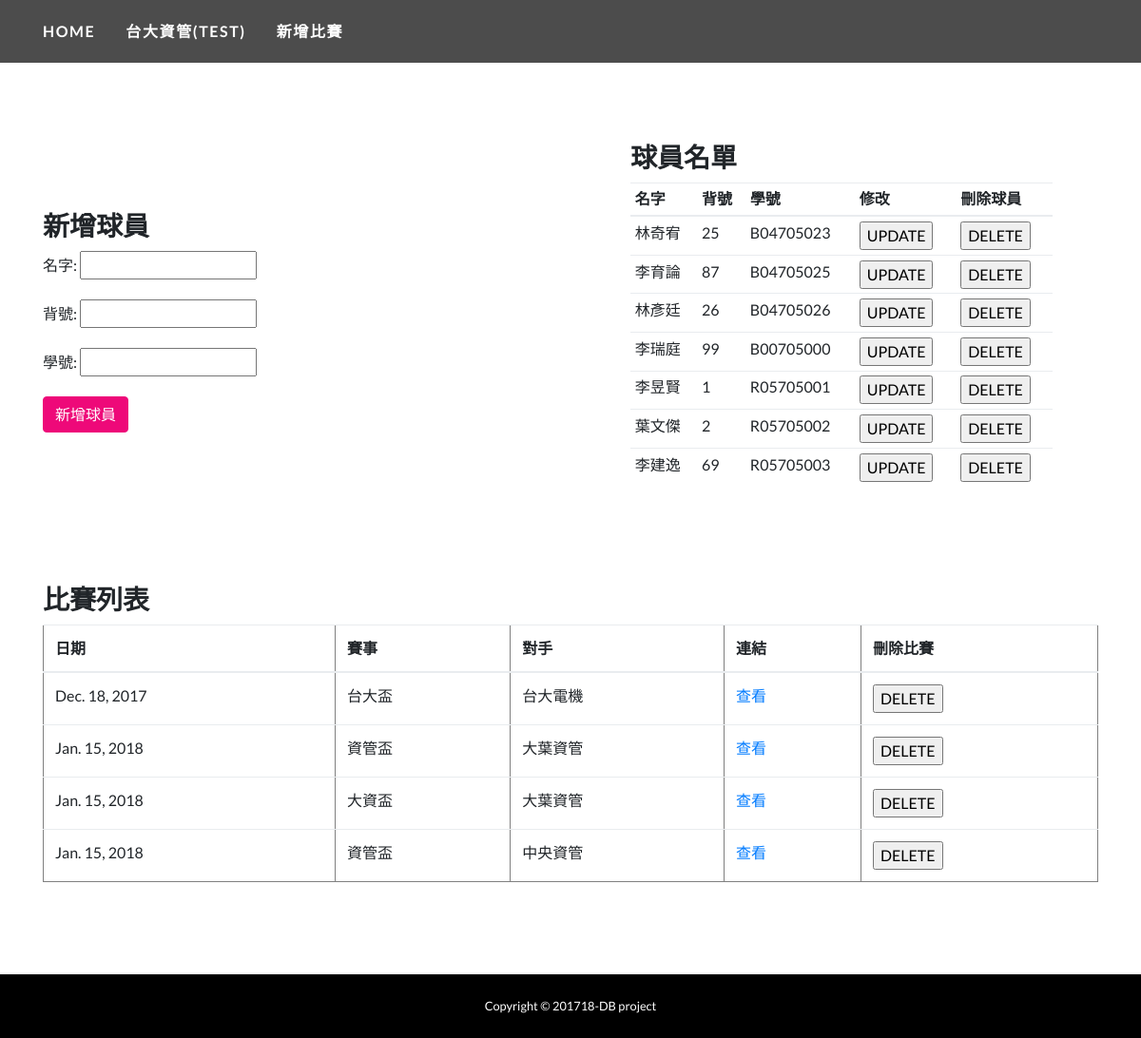
Page /record/1/ on the earlier database version.
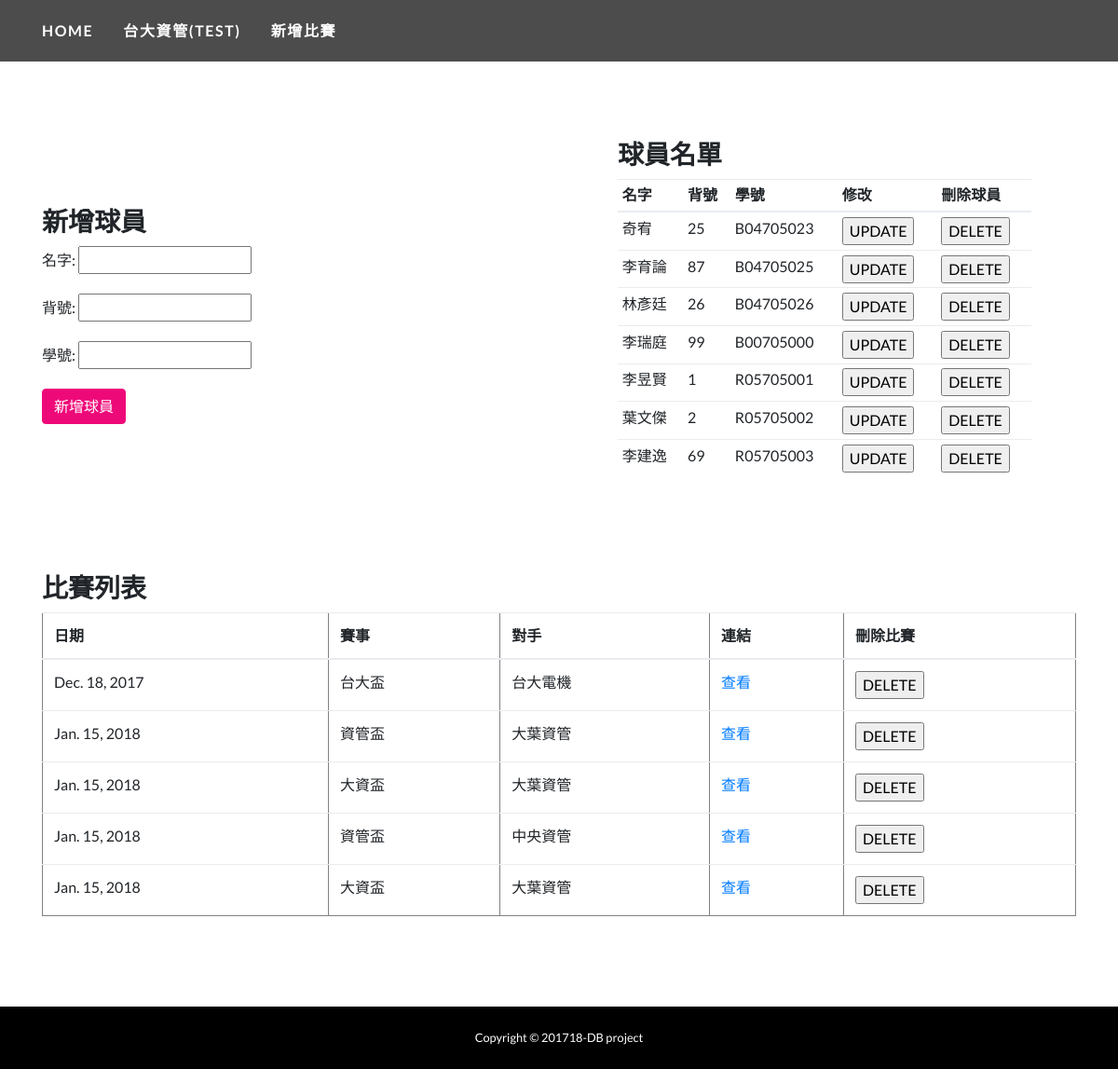
Same page on the later database version.
### basketR/models.py (models this page shows, shortened)
class Team(models.Model):
	tID 	= models.AutoField(primary_key=True)
	tName 	= models.CharField(max_length=50)

class Player(models.Model):
	pID 	= models.AutoField(primary_key=True)
	team    = models.ForeignKey(
		Team,
		models.SET_NULL,
		blank=False,
		null=True,
	)
	pNum	= models.IntegerField(blank=False) #背號
	pName 	= models.CharField(max_length=50)
	stuID	= models.CharField(max_length=15)

class Contest(models.Model):
	cID		= models.AutoField(primary_key=True)
	team    = models.ForeignKey(
		Team,
		models.SET_NULL,
		blank=False,
		null=True,
	)
	cName	= models.CharField(max_length=15) #ex:大資盃、台大盃
	date	= models.DateField()
	oppo	= models.CharField(max_length=20) #ex:台大電機

### basketR/views.py (the view, shortened to what this page needs)
# urls.py: url(r'^record/(?P<tID>\d+)/$', views.detail, name='teamDetail'),
def detail(request, tID):
	team = Team.objects.get(tID=tID)
	player = Player.objects.filter(team=team)
	contest = Contest.objects.filter(team=team)
	if 'delPlayer' in request.POST:
		pID = request.POST['jj']
		if pID:
			if len(GameRecord.objects.filter(player_id=pID))  == 0:
				Player.objects.filter(pID=pID).delete()
		return HttpResponseRedirect(request.META.get('HTTP_REFERER'))
	if 'delGame' in request.POST:
		cID = request.POST['gID']
		if cID:
			Contest.objects.filter(cID=cID).delete()
		return HttpResponseRedirect(request.META.get('HTTP_REFERER'))
	f = PlayerForm()
	context = {'team':team, 'player':player, 'contest':contest, 'PlayerForm':f}
	return render(request, 'detail.html', context)

### basketR/form.py
class PlayerForm(forms.Form):
    pName = forms.CharField(max_length=20, required=True, label="名字")
    pNum  = forms.IntegerField(required=True, label="背號")
    stuID = forms.CharField(max_length=20, required=True, label="學號")

### basketR/templates/detail.html (shortened to what this page needs)
{% load staticfiles %}
<!DOCTYPE html>
<html lang="en">
  <head>
    <link href="{% static "vendor/bootstrap/css/bootstrap.min.css"%}" rel="stylesheet">
    <link href="{% static "css/one-page-wonder.min.css"%}" rel="stylesheet">
  </head>
  <body>
    <nav class="navbar navbar-expand-lg navbar-dark navbar-custom fixed-top">
      <div class="container">
        <a class="navbar-brand" href="{%url 'team'%}">Home</a>
        <a class="navbar-brand" href="#">{{ team.tName }}</a>
        <a href="{%url 'addGame' tID=team.tID %}" class="navbar-brand">新增比賽</a>
      </div>
    </nav>
    <header class="container">
        <div class="row align-items-center">
            <div class="col-lg-6 order-lg-2">
                <br><br><br>
            </div>
        </div>
    </header>
    <section>
      <div class="container" style="margin-top:30px">
        <div class="row align-items-center">
          <div class="col-lg-6 order-lg-2">
            <div class="p-5">
                <div class="panel panel-default">
                    <div class="panel-heading"><h3>球員名單</h3></div>
                    <div class="div-inline">
                        <table class="table table-sm">
                            <thead>
                                <tr>
                                    <th>名字</th>
                                    <th>背號</th>
                                    <th>學號</th>
                                    <th>修改</th>
                                    <th>刪除球員</th>
                                </tr>
                            </thead>
                            <tbody>
                            {% for people in player %}
                                <tr>
                                    <td id="{{people.pID}}_pName" contenteditable="true">{{people.pName}}</td>
                                    <td id="{{people.pID}}_pNum" contenteditable="true">{{people.pNum}}</td>
                                    <td id="{{people.pID}}_stuID" contenteditable="true">{{people.stuID}}</td>
                                    <td>
                                        <form method="post" action="" onsubmit="return getContent({{people.pID}})">
                                            <div>
                                                <input type="submit" value="UPDATE">
                                            </div>
                                        </form>
                                    </td>
                                    <td>
                                        <form method="post" action="">
                                            <div>
                                                <input type="submit" value="DELETE">
                                            </div>
                                        </form>
                                    </td>
                                </tr>
                            {% endfor %}
                            </tbody>
                        </table>
                    </div>
                </div>
            </div>
          </div>
          <div class="col-lg-6 order-lg-1">
            <h3>新增球員</h3>
            <form action="" method="post"; width='300'>
                    <div class="form-group">
                        {{ PlayerForm.as_p }}
                    </div>
                    <button type="submit" value="新增球員" class="btn btn-primary">新增球員</button>
            </form>
          </div>
        </div>
      </div>
    </section>
    <section>
      <div class="container" style="margin-top:40px; margin-bottom: 100px">
        <div class="row">
            <div class="col">
                <div class="panel panel-default">
                    <div class="panel-heading"><h3>比賽列表</h3></div>
                    <div class="div-inline">
                        <table border='1'; width='350'; class="table">
                            <thead>
                                <tr>
                                    <th>日期</th>
                                    <th>賽事</th>
                                    <th>對手</th>
                                    <th>連結</th>
                                    <th>刪除比賽</th>
                                </tr>
                            </thead>
                            <tbody>
                            {% for game in contest %}
                                <tr>
                                    <td>{{game.date}}</td>
                                    <td>{{game.cName}}</td>
                                    <td>{{game.oppo}}</td>
                                    <td><a href="{%url 'teamRecord' tID=team.tID cID=game.cID %}">查看</a></td>
                                    <td>
                                        <form method="post" action="">
                                            <div>
                                                <input type="submit" value="DELETE">
                                            </div>
                                        </form>
                                    </td>
                                </tr>
                            {% endfor %}
                            </tbody>
                        </table>
                    </div>
                </div>
            </div>
        </div>
      </div>
    </section>
    <br><br>
    <footer class="py-4 bg-black fixed-bottom">
      <div class="container">
        <p class="m-0 text-center text-white small">Copyright &copy; 201718-DB project</p>
      </div>
    </footer>
  </body>
</html>

Differences in the rows shown:
changed Player (number 1 of 7 on the later page): pName "林奇宥" → "奇宥"
added Contest: date "Jan. 15, 2018", cName "大資盃", oppo "大葉資管"
